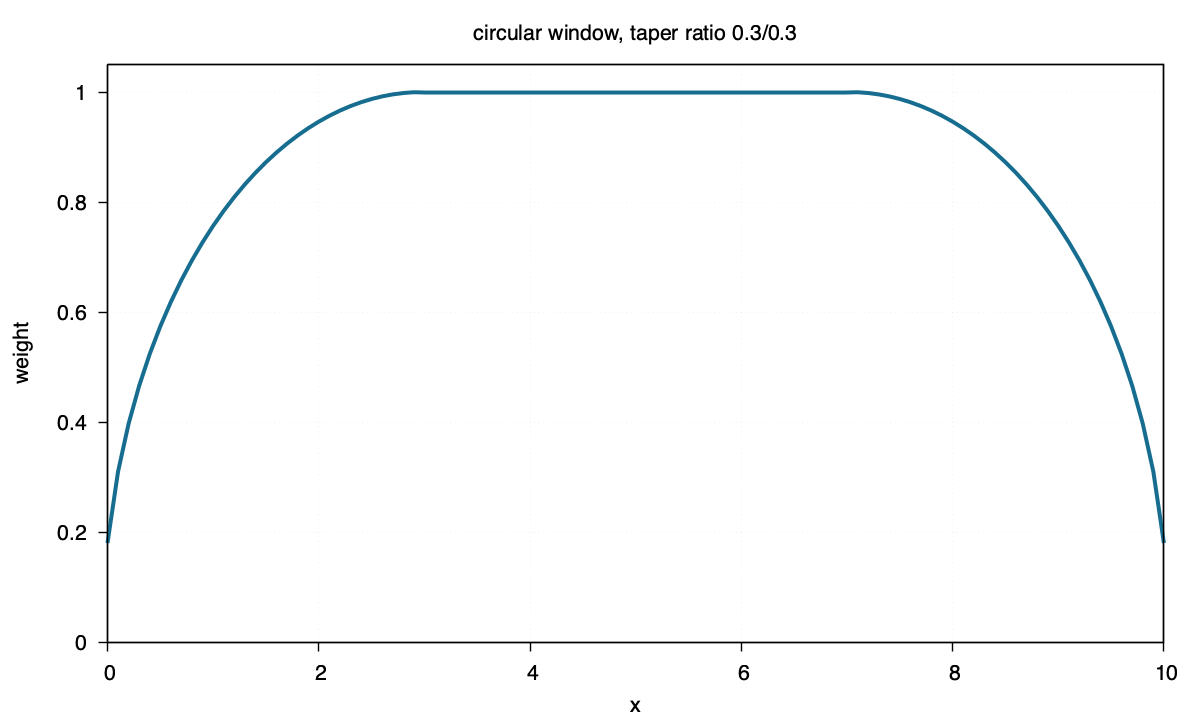

The script that saved this image:
set terminal pngcairo size 1200,720 enhanced font "Helvetica,16"
set output "circular.png"
set title "circular window, taper ratio 0.3/0.3"
set xlabel "x"
set ylabel "weight"
set xrange [0:10]
set yrange [0:1.05]
set border lw 1.4
set tics out nomirror
set grid lw 1 lc rgb "#d8dee9"
set key off
plot "circular.txt" using 1:2 with lines lw 4 lc rgb "#176d8f"
